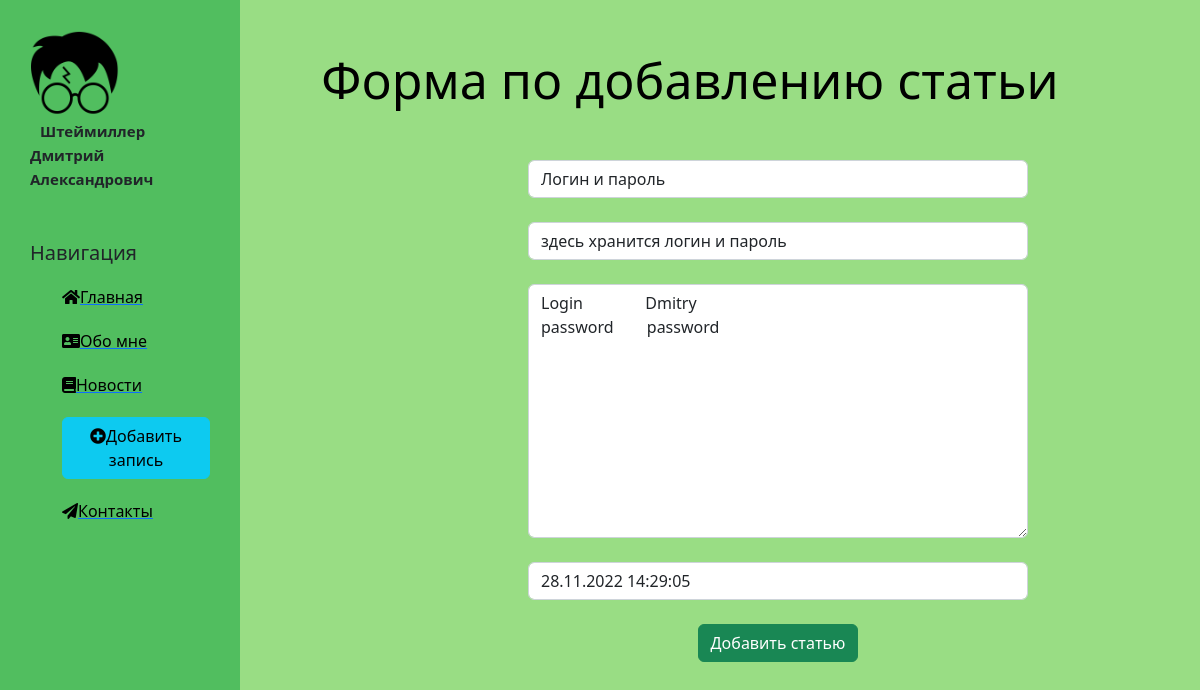
The app's page /news/7/update with its own data.
### news/models.py (models this page shows, shortened)
class Articles(models.Model):
    title = models.CharField('Заголовок',max_length=50)
    anons = models.CharField('Анонс',max_length=250)
    full_text = models.TextField('Статья')
    date = models.DateTimeField("Дата публикации")
    class Meta:
        verbose_name = 'Новость'
        verbose_name_plural = 'Новости'

### news/views.py (the view)
# urls.py: path('<int:pk>/update', views.NewsUpdateView.as_view(), name="news-update"),
class NewsUpdateView(UpdateView):
    model = Articles
    template_name = 'news/create.html'
    form_class = ArticlesForm

### news/forms.py
class ArticlesForm(ModelForm):
    class Meta:
        model = Articles
        fields = ['title', 'anons', 'full_text','date']
        widgets = {
            'title': TextInput(attrs={
                'class': 'form-control',
                'placeholder': 'Название статьи'
            }),
            'anons': TextInput(attrs={
                'class': 'form-control',
                'placeholder': 'Анонс статьи'
            }),
            'date': DateTimeInput(attrs={
                'class': 'form-control',
                'placeholder': 'Дата публикации'
            }),
            'full_text': Textarea(attrs={
                'class': 'form-control',
                'placeholder': 'Текст статьи'
            }),
        }

### news/templates/news/create.html (shortened to what this page needs)
{% extends "main/layout.html" %}
{% block content %}
<div class="features">
    <h1>Форма по добавлению статьи</h1>
    <form method="post">
        {{form.title}}<br>
        {{form.anons}}<br>
        {{form.full_text}}<br>
        {{form.date}}<br>
        <button class="btn btn-success" type="submit">Добавить статью</button>
    </form>
</div>
{% endblock %}

### main/static/main/css/main.css (style rules this page uses)
body { background: #99dd84; }
main .features { float: left; color: black; margin-top: 50px; text-align: center; width: 75%; }
main .features h1 { font-size: 50px; }
form { margin-left: 32%; width: 500px; margin-top: 50px; }

### records on screen
Articles: title "Логин и пароль", anons "здесь хранится логин и пароль", full_text "Login Dmitry password password", date "28.11.2022 14:29:05"
